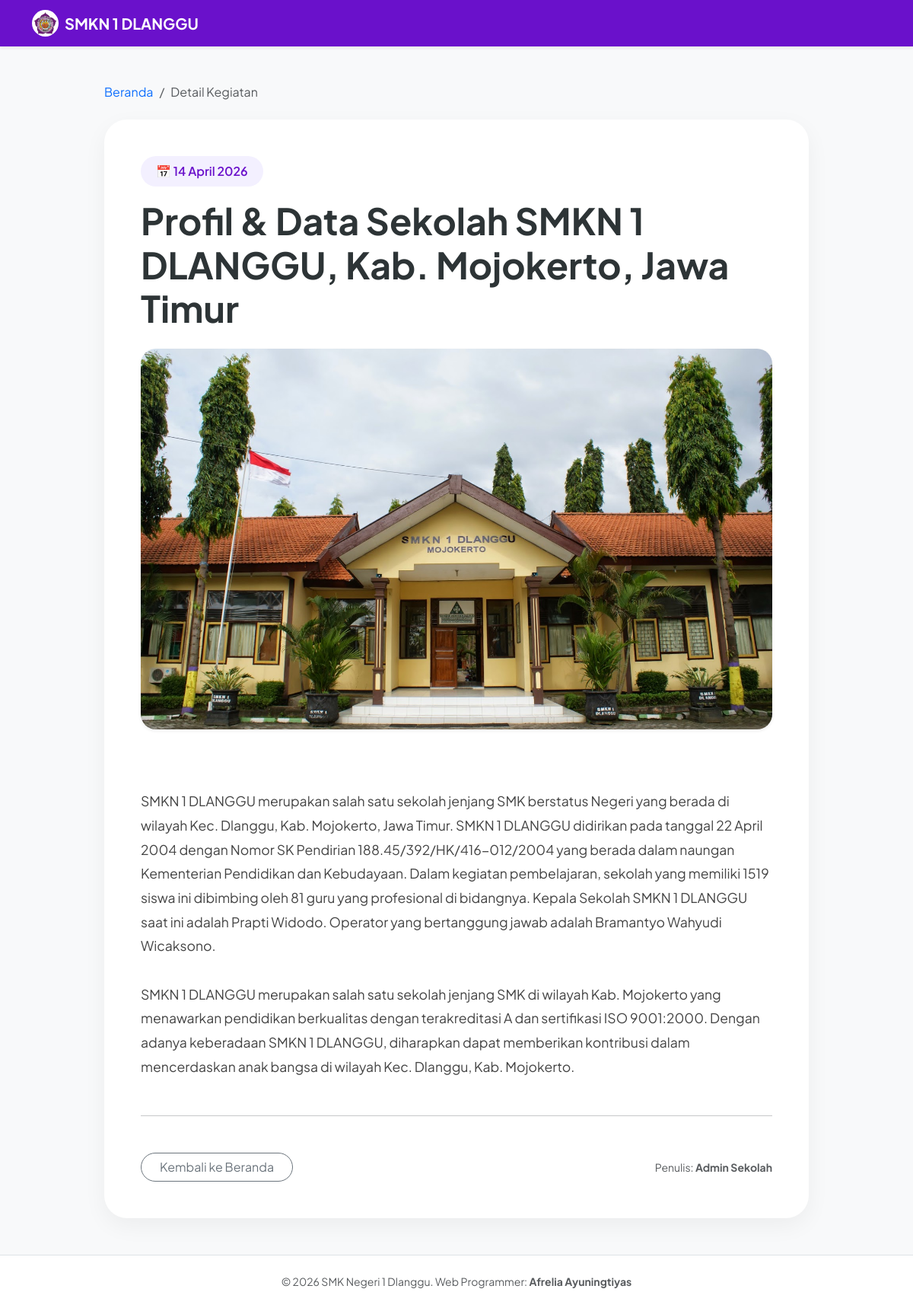
The app's page /detail.php?id=7 with its own data.
### tables this page shows
CREATE TABLE `tbl_kegiatan` (
  `id_kegiatan` int NOT NULL,
  `judul` varchar(255) NOT NULL,
  `deskripsi` text NOT NULL,
  `gambar` varchar(255) DEFAULT NULL,
  `tanggal_kegiatan` timestamp NULL DEFAULT CURRENT_TIMESTAMP
);

### detail.php (the view, shortened to what this page needs)
<?php
include 'koneksi.php';
if(isset($_GET['id'])){
    $id = $_GET['id'];
} else {
    header("location:index.php");
}
$query = mysqli_query($koneksi, "SELECT * FROM tbl_kegiatan WHERE id_kegiatan='$id'");
$d = mysqli_fetch_array($query);
?>
<!DOCTYPE html>
<html lang="id">
<head>
    <link href="https://cdn.jsdelivr.net/npm/bootstrap@5.3.0/dist/css/bootstrap.min.css" rel="stylesheet">
    <link rel="stylesheet" href="https://cdn.jsdelivr.net/npm/bi-icons@1.11.0/font/bootstrap-icons.css">
</head>
<body>
    <nav class="navbar navbar-expand-lg navbar-dark shadow-sm">
        <div class="container">
            <a class="navbar-brand d-flex align-items-center" href="index.php">
                <img src="assets/logo_smk.jpeg" alt="Logo" width="35" class="me-2 rounded-circle">
                <span class="fw-bold">SMKN 1 DLANGGU</span>
            </a>
        </div>
    </nav>
    <div class="container mt-5 mb-5">
        <div class="row justify-content-center">
            <div class="col-lg-10">
                <nav aria-label="breadcrumb" class="mb-4">
                    <ol class="breadcrumb">
                        <li class="breadcrumb-item"><a href="index.php" class="text-decoration-none">Beranda</a></li>
                        <li class="breadcrumb-item active" aria-current="page">Detail Kegiatan</li>
                    </ol>
                </nav>
                <div class="detail-card p-4 p-md-5">
                    <div class="mb-4">
                        <div class="badge-date mb-3">
                            📅 <?php echo date('d F Y', strtotime($d['tanggal_kegiatan'])); ?>
                        </div>
                        <h1 class="fw-bold display-5" style="color: #2d3436;"><?php echo $d['judul']; ?></h1>
                    </div>
                    <div class="mb-5 text-center">
                        <?php if($d['gambar'] != "" && file_exists("assets/".$d['gambar'])): ?>
                            <img src="assets/<?php echo $d['gambar']; ?>" class="img-detail shadow-sm" alt="Berita">
                        <?php else: ?>
                            <img src="assets/logo.jpeg" class="img-detail shadow-sm" alt="Default">
                        <?php endif; ?>
                    </div>
                    <div class="content-area">
                        <?php echo $d['deskripsi']; ?>
                    </div>
                    <hr class="my-5 opacity-10">
                    <div class="d-flex justify-content-between align-items-center">
                        <a href="index.php" class="btn btn-outline-secondary px-4 rounded-pill">
                             Kembali ke Beranda
                        </a>
                        <div class="text-muted small">
                            Penulis: <strong>Admin Sekolah</strong>
                        </div>
                    </div>
                </div>
            </div>
        </div>
    </div>
    <footer class="bg-white py-4 border-top">
        <div class="container text-center">
            <p class="text-muted small mb-0">&copy; 2026 SMK Negeri 1 Dlanggu. Web Programmer: <strong>Afrelia Ayuningtiyas</strong></p>
        </div>
    </footer>
</body>
</html>

### detail.php (style rules this page uses)
:root { --primary-purple: #6a11cb; --soft-purple: #f3f0ff; }
body { font-family: 'Plus Jakarta Sans', sans-serif; background-color: #f8f9fa; }
.navbar { background: #6a11cb !important; }
.detail-card { background: white; border-radius: 30px; border: none; overflow: hidden; box-shadow: 0 10px 30px rgba(0,0,0,0.05); }
.img-detail { width: 100%; max-height: 500px; object-fit: cover; border-radius: 20px; }
.content-area { line-height: 1.8; color: #444; font-size: 1.1rem; white-space: pre-line; }
.badge-date { background: var(--soft-purple); color: var(--primary-purple); padding: 8px 20px; border-radius: 50px; font-weight: 600; display: inline-block; }

### records on screen
tbl_kegiatan: tanggal_kegiatan "14 April 2026", judul "Profil & Data Sekolah SMKN 1 DLANGGU, Kab. Mojokerto, Jawa Timur", gambar (picture), deskripsi "SMKN 1 DLANGGU merupakan salah satu sekolah jenjang SMK berstatus Negeri yang berada di wilayah Kec. Dlanggu, Kab. Mojokerto, Jawa Timur. SMKN 1 DLANGGU didirikan pada tanggal 22 April 2004 dengan Nomor SK Pendirian 188.45/392/HK/416-012/2004 yang berada dalam naungan Kementerian Pendidikan dan Kebudayaan. Dalam kegiatan pembelajaran, sekolah yang memiliki 1519 siswa ini dibimbing oleh 81 guru yang profesional di bidangnya. Kepala Sekolah SMKN 1 DLANGGU saat ini adalah Prapti Widodo. Operator yang bertanggung jawab adalah Bramantyo Wahyudi Wicaksono. SMKN 1 DLANGGU merupakan salah satu sekolah jenjang SMK di wilayah Kab. Mojokerto yang menawarkan pendidikan berkualitas dengan terakreditasi…"
